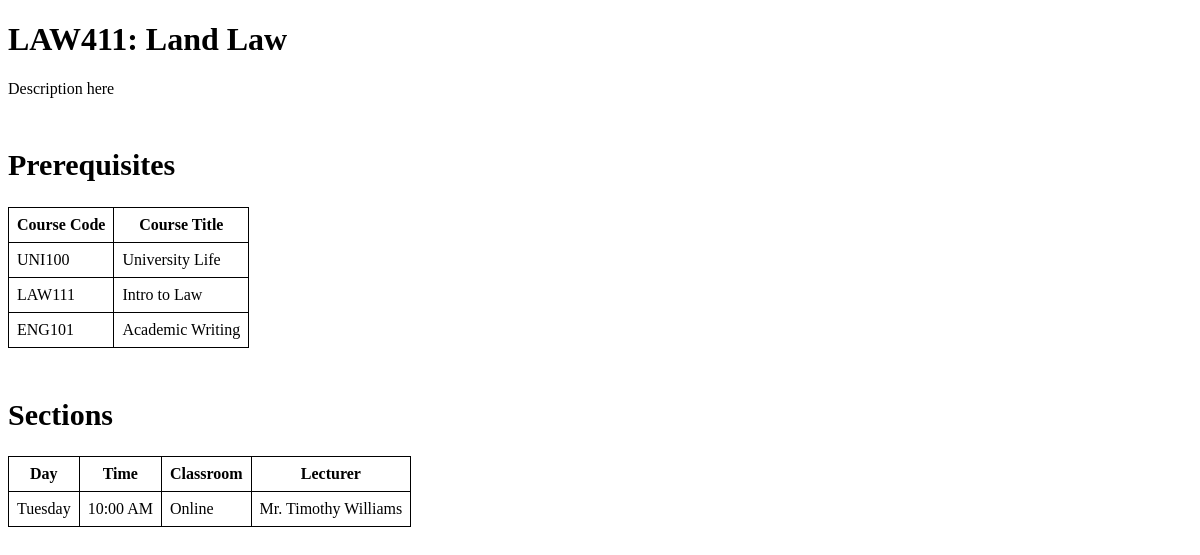
/viewSingleCourse.php?id=LAW411, run on the app's committed database.
### tables this page shows
create table Course_Schedule
(
	courseScheduleSection int not null,  
	courseScheduleCode varchar(10) not null,  
    courseScheduleSemester int not null,
    courseScheduleYear int not null,
    courseScheduleDay int not null,  
    courseScheduleTime int not null,
    courseScheduleLocation varchar(20) not null,
    courseScheduleLecturerID int not null,  
    primary key(courseScheduleSection,courseScheduleCode,courseScheduleLecturerID),
    foreign key (courseScheduleCode) references Courses(coursecode),
    foreign key (courseScheduleLecturerID) references Lecturers(lecturerID)
);

create table Lecturers
(
	lecturerID int not null,
	title varchar(10) not null,
    fname varchar(20) not null,
    lname varchar(20) not null,    
	department varchar(20) not null,
    position varchar(20),    
    primary key (lecturerID)   
);

### viewSingleCourse.php (the view, shortened to what this page needs)
<?php
	include "connect.php";
?>
<!DOCTYPE html>
<html>
    <head>
    </head>
    <body>
    <?php
        function DOTW($data)
        {
            if($data == 2){return "Tuesday";}
        }
        function TOD($data)
        {
            if($data > 12){return strval($data - 12) . ":00 PM";}
            else if ($data == 12){return strval($data) . ":00 PM";}
            else{return strval($data) . ":00 AM";}
        }
        $setQuery="select * from Courses where coursecode = '$_GET[id]';";
        $setQueryResult = mysqli_query($connection,$setQuery)or die('Error query not working');
        $preReqCodeArray = array();
        $preReqTitleArray = array();
        if($setQueryResult->num_rows>0)
        {
            $prereq = "select prerequisite, (select Courses.coursetitle from Courses where Prerequisites.prerequisite = Courses.coursecode)
            as 'Title' from Courses, Prerequisites where Prerequisites.coursecode = Courses.coursecode and Prerequisites.coursecode = '$_GET[id]'";
            $getprereq = mysqli_query($connection,$prereq)or die('Error query not working');
            if($getprereq->num_rows>0)
            {
                while($row=$getprereq->fetch_assoc())
                {
                    $preReqCodeArray[] = $row['prerequisite'];
                    $preReqTitleArray[] = $row['Title'];
                }
            }
            else
            {}
        }
        $viewquery="select * from Courses, Course_Schedule, Lecturers
        where Course_Schedule.courseScheduleCode = Courses.coursecode
        and Lecturers.lecturerID = Course_Schedule.courseScheduleLecturerID
        and courseScheduleCode = '$_GET[id]'";
        $result=mysqli_query($connection,$viewquery)or die('Error query not working');
        if($result->num_rows>0)
        {
    ?>      <h1><?php echo  $_SESSION['coursecode'].": ".$_SESSION['coursetitle']; ?></h1>
            <div>Description here</div>
            <h2>Prerequisites</h2>
    <?php
            if(sizeof($preReqCodeArray) > 0)
            {
                echo"<table id='table1'>";
                echo"<tr><th>Course Code</th><th>Course Title</th></tr>";
                $x = 0;
                foreach ($preReqCodeArray as $coursecode)
                {
                    echo"<tr><td>";echo $coursecode."</td><td>".$preReqTitleArray[$x]."</td></tr>";
                    $x += 1;
                }
                echo"</table>";
            }
            else
            {
                echo "NO PREREQUISITES REQUIRED";
            }
    ?>      <h2>Sections</h2>
    <?php
            echo"<table id='table1'>";
            echo"<tr><th>Day</th><th>Time</th><th>Classroom</th><th>Lecturer</th></tr>";
            while($row=$result->fetch_assoc())
            {
                $dotw = DOTW($row['courseScheduleDay']);
                $tod = TOD($row['courseScheduleTime']);
                echo"<tr><td>$dotw</td><td>$tod</td><td>$row[courseScheduleLocation]</td><td>$row[title] $row[fname] $row[lname]</td></tr>";
            }
            echo"</table>";
        }
    ?>
    </body>
</html>

### viewSingleCourse.php (style rules this page uses)
#table1, th, td { border: 1px solid black; border-collapse: collapse; padding: 0.5rem; }
h2 { font-size: 30px; padding-top: 25px; }

### data on the page
course_schedule: courseScheduleDay "Tuesday", courseScheduleTime "10:00 AM", courseScheduleLocation "Online", courseScheduleLecturerID.title "Mr.", courseScheduleLecturerID.fname "Timothy", courseScheduleLecturerID.lname "Williams"

### other printed values
$_SESSION['coursecode'] "LAW411"
$_SESSION['coursetitle'] "Land Law"
$coursecode "UNI100"
$coursecode "LAW111"
$preReqTitleArray[$x] "Intro to Law"
$coursecode "ENG101"
$preReqTitleArray[$x] "Academic Writing"
